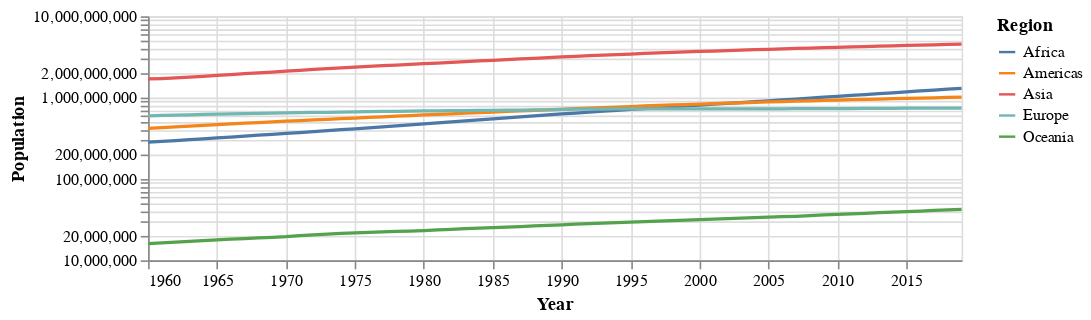

Notebook code cell kept with this figure:
### Code cell
popregion_plot

### Figure 1 — Vega-Lite specification as saved in the notebook (floating-point values rounded to 4 significant figures; data arrays with more than 128 entries replaced by an {"elided": "..."} marker saying what was removed)
{"config": {"view": {"continuousWidth": 400, "continuousHeight": 300}}, "data": {"name": "data-835f93d0b47d703c9c289ad6ccf96a24"}, "mark": {"type": "line", "opacity": 1}, "encoding": {"color": {"type": "nominal", "field": "Region"}, "x": {"type": "temporal", "field": "Year"}, "y": {"type": "quantitative", "field": "Population", "scale": {"type": "log", "zero": false}}}, "height": 150, "width": 500, "$schema": "https://vega.github.io/schema/vega-lite/v4.8.1.json", "datasets": {"data-835f93d0b47d703c9c289ad6ccf96a24": {"elided": "300 records"}}}
